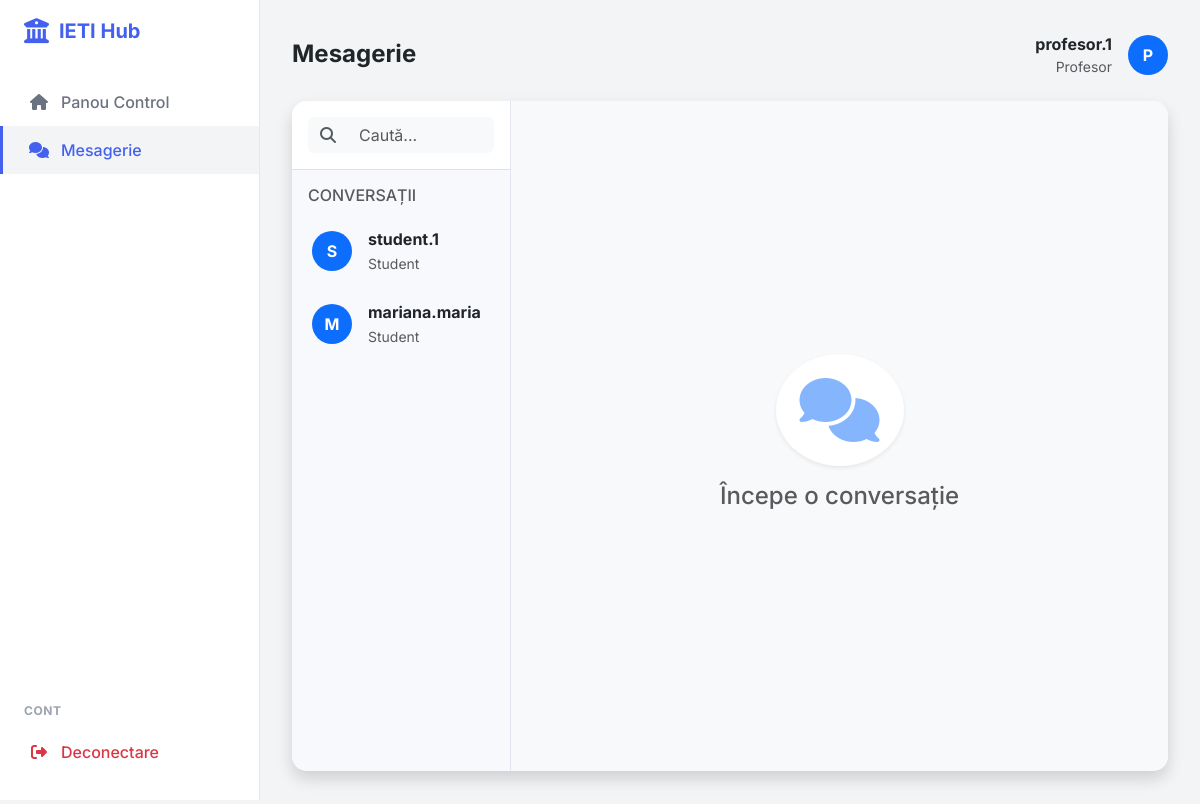
The app's page /chat (signed in) with its own data.
### app.py (models this page shows)
class User(UserMixin, db.Model):
    id = db.Column(db.Integer, primary_key=True)
    username = db.Column(db.String(150), unique=True, nullable=False)
    email = db.Column(db.String(150), unique=True, nullable=False)
    password = db.Column(db.String(150), nullable=False)
    role = db.Column(db.String(20), nullable=False, default='student')
    is_approved = db.Column(db.Boolean, default=False)
    student_profile = db.relationship('Student', backref='user_account', uselist=False, cascade="all, delete-orphan")
    profesor_profile = db.relationship('Profesor', backref='user_account', uselist=False, cascade="all, delete-orphan")

### app.py (the view)
@app.route('/chat')
@login_required
def chat_home():
    sent = db.session.query(Mesaj.receiver_id).filter(Mesaj.sender_id == current_user.id)
    received = db.session.query(Mesaj.sender_id).filter(Mesaj.receiver_id == current_user.id)
    contact_ids = sent.union(received).distinct().all()
    contacts = [User.query.get(cid) for (cid,) in contact_ids]
    return render_template('chat.html', contacts=contacts, active_chat=None)

### app.py (called while the page is built)
@login_manager.user_loader
def load_user(user_id):
    return User.query.get(int(user_id))

### templates/chat.html (shortened to what this page needs)
{% extends "base.html" %}
{% block page_title %}Mesagerie{% endblock %}
{% block content %}
<div class="card shadow chat-card d-flex flex-row">
    <div class="col-md-4 col-lg-3 d-none d-md-flex flex-column chat-sidebar p-0">
        <div class="p-3 border-bottom bg-white position-relative">
            <div class="input-group">
                <span class="input-group-text bg-light border-0"><i class="fas fa-search text-muted"></i></span>
                <input type="text" id="searchInput" class="form-control bg-light border-0" placeholder="Caută...">
            </div>
        </div>
        <div class="flex-grow-1 overflow-auto py-2">
            <h6 class="px-3 pt-2 pb-1 text-uppercase text-xs font-weight-bold text-muted">Conversații</h6>
            {% for c in contacts %}
                <a href="{{ url_for('chat_with', user_id=c.id) }}" class="d-flex align-items-center chat-user-item text-decoration-none text-dark {{ 'active' if active_chat and active_chat.id == c.id else '' }}">
                    <div class="position-relative">
                        <div class="avatar bg-primary text-white rounded-circle d-flex align-items-center justify-content-center fw-bold" style="width: 40px; height: 40px;">
                            {{ c.username[0]|upper }}
                        </div>
                    </div>
                    <div class="ms-3 text-truncate">
                        <div class="fw-bold mb-0">{{ c.username }}</div>
                        <small class="text-muted">{{ c.role|capitalize }}</small>
                    </div>
                </a>
            {% else %}
                <div class="text-center p-4 text-muted small">Nu ai conversații recente.</div>
            {% endfor %}
        </div>
    </div>
    <div class="col-md-8 col-lg-9 d-flex flex-column p-0">
        {% if active_chat %}
            <div class="p-3 border-bottom bg-white d-flex align-items-center shadow-sm" style="z-index: 10;">
                <div class="avatar bg-success text-white rounded-circle d-flex align-items-center justify-content-center me-2" style="width: 40px; height: 40px;">
                    {{ active_chat.username[0]|upper }}
                </div>
                <div>
                    <h6 class="m-0 fw-bold">{{ active_chat.username }}</h6>
                    <small class="text-success"><i class="fas fa-circle fa-xs"></i> Online</small>
                </div>
            </div>
            <div class="flex-grow-1 overflow-auto p-4 chat-messages d-flex flex-column gap-3" id="msgBox">
                {% for m in mesaje %}
                    <div class="msg-bubble {{ 'msg-mine' if m.sender_id == current_user.id else 'msg-other' }}">
                        {% if m.fisier %}
                            <div class="mb-2 p-2 bg-white bg-opacity-25 rounded border border-white border-opacity-50">
                                <a href="{{ url_for('static', filename='chat_uploads/' + m.fisier) }}" target="_blank" class="text-decoration-none text-reset d-flex align-items-center">
                                    <i class="fas fa-file-download fa-lg me-2"></i>
                                    <span class="text-truncate" style="max-width: 150px;">{{ m.fisier.split('_', 1)[1] }}</span>
                                </a>
                            </div>
                        {% endif %}
                        {{ m.text if m.text else '' }}
                        <div class="text-end mt-1" style="font-size: 0.65rem; opacity: 0.7;">
                            {{ m.data_trimitere.strftime('%H:%M') }}
                        </div>
                    </div>
                {% endfor %}
            </div>
            <form method="POST" enctype="multipart/form-data" class="chat-input-area d-flex align-items-center gap-2">
                <label class="btn btn-light text-secondary rounded-circle" title="Atașează fișier">
                    <i class="fas fa-paperclip"></i> <input type="file" name="fisier" style="display: none;">
                </label>
                <input type="text" name="mesaj" class="form-control rounded-pill bg-light border-0 px-3" placeholder="Scrie un mesaj..." autocomplete="off">
                <button type="submit" class="btn btn-primary rounded-circle" style="width: 40px; height: 40px; padding: 0;"><i class="fas fa-paper-plane"></i></button>
            </form>
        {% else %}
            <div class="d-flex align-items-center justify-content-center h-100 flex-column text-muted bg-light">
                <div class="bg-white p-4 rounded-circle shadow-sm mb-3">
                    <i class="fas fa-comments fa-4x text-primary opacity-50"></i>
                </div>
                <h4>Începe o conversație</h4>
            </div>
        {% endif %}
    </div>
</div>
{% endblock %}

### templates/base.html (shortened to what this page needs)
<!doctype html>
<html lang="ro">
<head>
    <link href="https://cdn.jsdelivr.net/npm/bootstrap@5.3.0/dist/css/bootstrap.min.css" rel="stylesheet">
    <link rel="stylesheet" href="https://cdnjs.cloudflare.com/ajax/libs/font-awesome/6.4.0/css/all.min.css">
</head>
<body>
{% if current_user.is_authenticated %}
<nav class="sidebar">
    <div class="brand">
        <i class="fas fa-university fa-lg"></i> IETI Hub
    </div>
    <div class="nav flex-column flex-grow-1">
        <a href="{{ url_for('index') }}" class="nav-link {{ 'active' if request.endpoint == 'index' else '' }}">
            <i class="fas fa-home"></i> Panou Control
        </a>
        <a href="{{ url_for('chat_home') }}" class="nav-link {{ 'active' if 'chat' in request.endpoint else '' }}">
            <i class="fas fa-comments"></i> Mesagerie
        </a>
        <div class="mt-auto mb-4">
            <div class="nav-title">Cont</div>
            <a href="{{ url_for('logout') }}" class="nav-link text-danger">
                <i class="fas fa-sign-out-alt"></i> Deconectare
            </a>
        </div>
    </div>
</nav>
{% endif %}
<main class="{{ 'main-content' if current_user.is_authenticated else '' }}">
    {% if current_user.is_authenticated and request.endpoint not in ['login', 'register'] %}
    <div class="d-flex justify-content-between align-items-center mb-4 d-none d-lg-flex">
        <div>
            <h4 class="fw-bold mb-0 text-dark">
                {% block page_title %}Dashboard{% endblock %}
            </h4>
        </div>
        <div class="d-flex align-items-center gap-3">
            <div class="text-end">
                <span class="d-block fw-bold text-dark">{{ current_user.username }}</span>
                <span class="d-block small text-muted">{{ current_user.role|capitalize }}</span>
            </div>
            <div class="bg-primary text-white rounded-circle d-flex align-items-center justify-content-center fw-bold" style="width: 40px; height: 40px;">
                {{ current_user.username[0]|upper }}
            </div>
        </div>
    </div>
    {% endif %}
    {% block content %}{% endblock %}
</main>
</body>
</html>

### templates/base.html (style rules this page uses)
:root { --primary: #4361ee; --secondary: #3f37c9; --success: #4cc9f0; --info: #4895ef; --warning: #f72585; --dark: #2b2d42; --light: #f8f9fa; --body-bg: #f3f4f6; --sidebar-width: 260px; }
body { font-family: 'Inter', sans-serif; background-color: var(--body-bg); color: #4b5563; min-height: 100vh; }
.sidebar { width: var(--sidebar-width); position: fixed; top: 0; left: 0; height: 100vh; background: #fff; border-right: 1px solid #e5e7eb; z-index: 1000; padding-top: 1rem; transition: all 0.3s; display: flex; flex-direction: column; }
.brand { padding: 0 1.5rem 2rem; font-size: 1.25rem; font-weight: 700; color: var(--primary); display: flex; align-items: center; gap: 10px; }
.nav-link { display: flex; align-items: center; padding: 0.75rem 1.5rem; color: #6b7280; font-weight: 500; transition: all 0.2s; border-left: 3px solid transparent; text-decoration: none; }
.nav-link:hover, .nav-link.active { color: var(--primary); background-color: #f3f4f6; border-left-color: var(--primary); }
.nav-link i { width: 24px; margin-right: 10px; text-align: center; }
.nav-title { padding: 1.5rem 1.5rem 0.5rem; font-size: 0.75rem; font-weight: 700; text-transform: uppercase; color: #9ca3af; letter-spacing: 0.05em; }
.main-content { margin-left: var(--sidebar-width); padding: 2rem; min-height: 100vh; transition: margin-left 0.3s; }
.card { border: none; border-radius: 12px; box-shadow: 0 1px 3px rgba(0,0,0,0.1); background: #fff; margin-bottom: 1.5rem; }

### templates/chat.html (style rules this page uses)
.chat-card { height: calc(100vh - 130px); min-height: 500px; border-radius: 15px; overflow: hidden; }
.chat-sidebar { background: #f8f9fc; border-right: 1px solid #e3e6f0; }
.chat-user-item { transition: all 0.2s; border-radius: 10px; margin: 5px 10px; padding: 10px; }

### records on screen
User: username "profesor.1", role "Profesor", username "P"
User: username "S", username "student.1", role "Student"
User: username "M", username "mariana.maria", role "Student"
